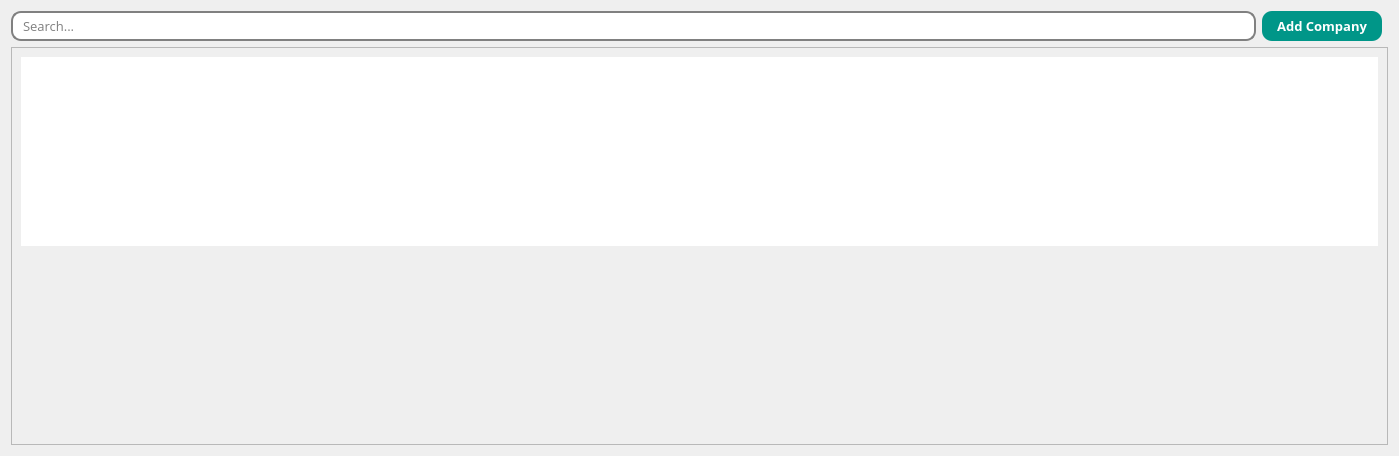
<?xml version="1.0" encoding="UTF-8"?>
<ui version="4.0">
 <class>Form</class>
 <widget class="QWidget" name="Form">
  <property name="geometry">
   <rect>
    <x>0</x>
    <y>0</y>
    <width>1399</width>
    <height>456</height>
   </rect>
  </property>
  <property name="windowTitle">
   <string>Form</string>
  </property>
  <layout class="QGridLayout" name="gridLayout">
   <item row="1" column="0" colspan="2">
    <widget class="QScrollArea" name="scrollArea">
     <property name="font">
      <font>
       <family>Open Sans</family>
       <pointsize>10</pointsize>
       <stylestrategy>PreferAntialias</stylestrategy>
      </font>
     </property>
     <property name="widgetResizable">
      <bool>true</bool>
     </property>
     <widget class="QWidget" name="scrollAreaWidgetContents">
      <property name="geometry">
       <rect>
        <x>0</x>
        <y>0</y>
        <width>1379</width>
        <height>400</height>
       </rect>
      </property>
      <layout class="QGridLayout" name="gridLayout_2">
       <item row="1" column="0">
        <spacer name="verticalSpacer">
         <property name="orientation">
          <enum>Qt::Vertical</enum>
         </property>
         <property name="sizeHint" stdset="0">
          <size>
           <width>20</width>
           <height>40</height>
          </size>
         </property>
        </spacer>
       </item>
       <item row="0" column="0">
        <widget class="QTableView" name="Companydisplay">
         <property name="font">
          <font>
           <family>Open Sans</family>
           <pointsize>10</pointsize>
           <stylestrategy>PreferAntialias</stylestrategy>
          </font>
         </property>
         <property name="styleSheet">
          <string notr="true">alternate-background-color: grey;</string>
         </property>
         <property name="frameShape">
          <enum>QFrame::NoFrame</enum>
         </property>
         <property name="frameShadow">
          <enum>QFrame::Sunken</enum>
         </property>
         <property name="midLineWidth">
          <number>9</number>
         </property>
         <property name="sizeAdjustPolicy">
          <enum>QAbstractScrollArea::AdjustToContents</enum>
         </property>
         <property name="showGrid">
          <bool>true</bool>
         </property>
         <property name="gridStyle">
          <enum>Qt::DashLine</enum>
         </property>
         <property name="sortingEnabled">
          <bool>true</bool>
         </property>
         <property name="wordWrap">
          <bool>true</bool>
         </property>
         <attribute name="horizontalHeaderMinimumSectionSize">
          <number>100</number>
         </attribute>
         <attribute name="horizontalHeaderDefaultSectionSize">
          <number>150</number>
         </attribute>
         <attribute name="horizontalHeaderHighlightSections">
          <bool>false</bool>
         </attribute>
         <attribute name="horizontalHeaderStretchLastSection">
          <bool>true</bool>
         </attribute>
         <attribute name="verticalHeaderCascadingSectionResizes">
          <bool>false</bool>
         </attribute>
         <attribute name="verticalHeaderMinimumSectionSize">
          <number>35</number>
         </attribute>
         <attribute name="verticalHeaderDefaultSectionSize">
          <number>35</number>
         </attribute>
         <attribute name="verticalHeaderHighlightSections">
          <bool>true</bool>
         </attribute>
        </widget>
       </item>
      </layout>
     </widget>
    </widget>
   </item>
   <item row="0" column="0">
    <widget class="QWidget" name="widget" native="true">
     <property name="maximumSize">
      <size>
       <width>16777215</width>
       <height>30</height>
      </size>
     </property>
     <property name="font">
      <font>
       <family>Open Sans</family>
       <pointsize>10</pointsize>
       <stylestrategy>PreferAntialias</stylestrategy>
      </font>
     </property>
     <layout class="QHBoxLayout" name="horizontalLayout">
      <property name="leftMargin">
       <number>0</number>
      </property>
      <property name="topMargin">
       <number>0</number>
      </property>
      <property name="rightMargin">
       <number>0</number>
      </property>
      <property name="bottomMargin">
       <number>0</number>
      </property>
      <item>
       <widget class="QLineEdit" name="Searchbar">
        <property name="sizePolicy">
         <sizepolicy hsizetype="Expanding" vsizetype="Expanding">
          <horstretch>0</horstretch>
          <verstretch>0</verstretch>
         </sizepolicy>
        </property>
        <property name="font">
         <font>
          <family>Open Sans</family>
          <pointsize>10</pointsize>
          <stylestrategy>PreferAntialias</stylestrategy>
         </font>
        </property>
        <property name="styleSheet">
         <string notr="true">border: 2px solid gray;
 border-radius: 10px;
  padding: 0 8px;</string>
        </property>
        <property name="placeholderText">
         <string>Search...</string>
        </property>
       </widget>
      </item>
      <item>
       <widget class="QPushButton" name="addCompany">
        <property name="sizePolicy">
         <sizepolicy hsizetype="Expanding" vsizetype="Expanding">
          <horstretch>0</horstretch>
          <verstretch>0</verstretch>
         </sizepolicy>
        </property>
        <property name="minimumSize">
         <size>
          <width>0</width>
          <height>0</height>
         </size>
        </property>
        <property name="maximumSize">
         <size>
          <width>120</width>
          <height>30</height>
         </size>
        </property>
        <property name="font">
         <font>
          <family>Open Sans</family>
          <pointsize>10</pointsize>
          <weight>75</weight>
          <bold>true</bold>
          <stylestrategy>PreferAntialias</stylestrategy>
         </font>
        </property>
        <property name="styleSheet">
         <string notr="true">color: rgb(255, 255, 255);
background-color:rgb(0,150,136);
border-radius:10</string>
        </property>
        <property name="text">
         <string>Add Company</string>
        </property>
       </widget>
      </item>
     </layout>
    </widget>
   </item>
  </layout>
 </widget>
 <resources/>
 <connections/>
</ui>
